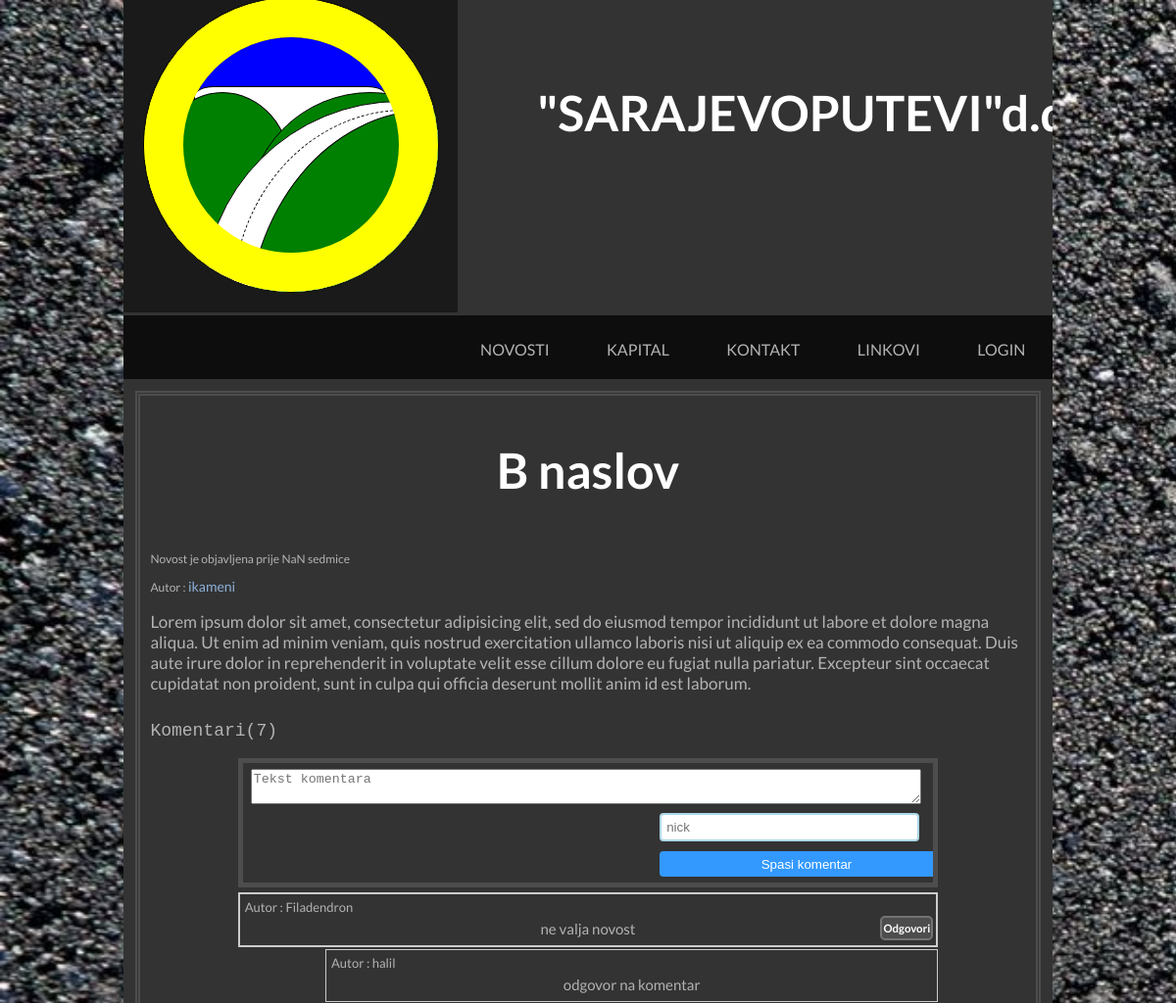
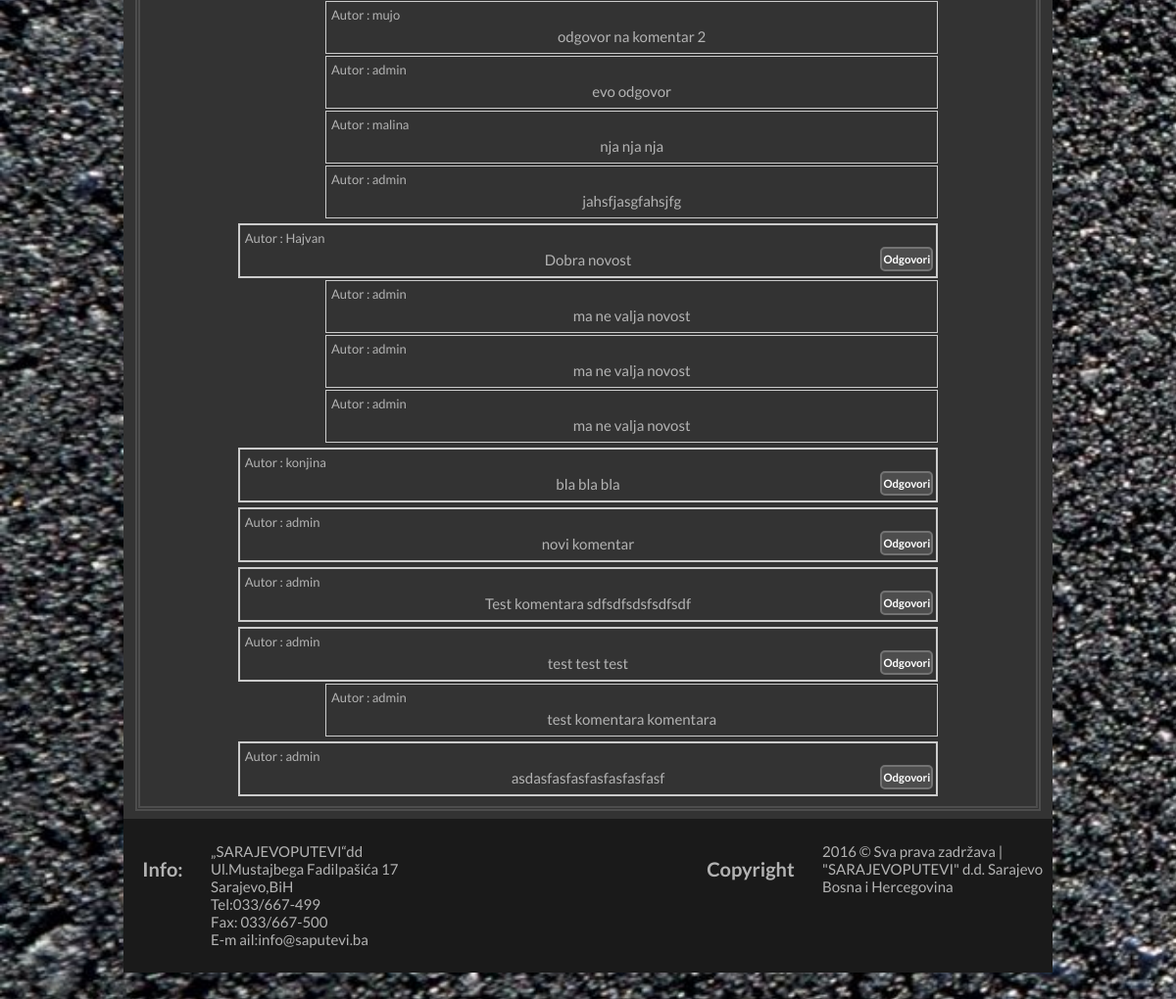
Page /NovostDetaljno.php?id=1 on the committed database (2 pictures, top to bottom).
### tables this page shows
CREATE TABLE IF NOT EXISTS `novosti` (
  `id` int(11) NOT NULL AUTO_INCREMENT,
  `naslov` varchar(100) NOT NULL,
  `tekst` text NOT NULL,
  `datumobjave` varchar(100) NOT NULL,
  `autor_id` int(11) NOT NULL,
  `dvoslovnikod` varchar(100) NOT NULL,
  `telefonskibroj` varchar(100) NOT NULL,
  `otvorena` varchar(50) NOT NULL,
  PRIMARY KEY (`id`),
  KEY `autor_id` (`autor_id`)
);

CREATE TABLE IF NOT EXISTS `users` (
  `id` int(11) NOT NULL AUTO_INCREMENT,
  `username` varchar(100) NOT NULL,
  `password` varchar(100) NOT NULL,
  `status` varchar(100) NOT NULL,
  PRIMARY KEY (`id`)
);

CREATE TABLE IF NOT EXISTS `komentari` (
  `id` int(11) NOT NULL AUTO_INCREMENT,
  `id_novosti` int(11) NOT NULL,
  `autor` varchar(100) NOT NULL,
  `tekst` text NOT NULL,
  PRIMARY KEY (`id`),
  KEY `id_novosti` (`id_novosti`)
);

CREATE TABLE IF NOT EXISTS `komentarikomentara` (
  `id` int(11) NOT NULL AUTO_INCREMENT,
  `id_komentara` int(11) NOT NULL,
  `autor` varchar(100) NOT NULL,
  `tekst` text NOT NULL,
  PRIMARY KEY (`id`),
  KEY `id_komentara` (`id_komentara`)
);

### NovostDetaljno.php (the view, shortened to what this page needs)
<!DOCTYPE html>
<html>
<head>
	<link rel="stylesheet" type="text/css" href="stil1.css">
</head>
<body onload="Racunaj2();">
	<div class="Gore">
		<div class="Logo">
			<div class="KrugVanjski">
				<div class="TravaLijevo"></div>
				<div class="TravaPreko"></div>
				<div class="Providni"></div>
			</div>
		</div>
		<div class="Naslov">
			<h1>"SARAJEVOPUTEVI"d.d.</h1>
		</div>
	</div>
	<div class="meni">
		<ul class="lista">
			<li class="nav"><a href="prva.php">NOVOSTI</a></li>
			<li class="nav"><a href="Tabela.php">KAPITAL</a></li>
			<li class="nav"><a href="KontaktForma.php">KONTAKT</a></li>
			<li class="nav"><a href="Linkovi.php">LINKOVI</a></li>
			<?php
				if (isset($_SESSION['username'])) {
					print '<li class="nav"><a href="Logout.php">LOGOUT</a></li>';
				}
				else{
					print '<li class="nav"><a href="Login.php">LOGIN</a></li>';
				}
			?>
		</ul>
	</div>
	<div class="Glavno">
		<div class="NovostDetaljno">
		<?php
			$veza = new PDO("mysql:dbname=saputevibaza;host=localhost;charset=utf8", "sapuser", "sapuser");
     		$veza->exec("set names utf8");
     		$upit1 = $veza->query("select naslov,tekst,datumobjave,autor_id,otvorena from novosti where id='".$_REQUEST['id']."'");
		     $novost=$upit1->fetch(PDO::FETCH_ASSOC);
		     $upit2 = $veza->query("select username from users where id='".$novost['autor_id']."'");
		     $autor=$upit2->fetch(PDO::FETCH_ASSOC);
		     print '<h1 class="Detaljno">'.$novost['naslov'].'</h1>';
		     print '<p class="ObjavljenoPrijeDetaljno">'.$novost['datumobjave'].'</p>';
		     print '<p class="AutorLink">Autor : <a class="AutorLink" href="prva.php?sort=autor&idautora='.$novost['autor_id'].'">'.$autor['username'].'</a></p>';
		     print '<p class="Detaljno">'.$novost['tekst'].'</p>';
		     if($novost['otvorena']=="1"){
		     	$komentari = $veza->query("select id,autor,tekst from komentari where id_novosti='".$_REQUEST['id']."'");
		     	$BrojKomantara=$veza->query("select count(id) as broj from komentari where id_novosti='".$_REQUEST['id']."'");
		     	$BKom=$BrojKomantara->fetch(PDO::FETCH_ASSOC);
			     print '<p class="BrojKomantara">Komentari('.$BKom['broj'].')</p>';
			     print '<div class="UnosKomentara">';
			     print '<form class="Komentar" name="FormaUnosKomentara" method="get" action="NovostDetaljno.php" >';
			     print '<textarea class="TextKomentara" name="TextKomentara" placeholder="Tekst komentara"></textarea>';
			     if (!isset($_SESSION['username'])) {
			     	print '<input class="nick" type="text" placeholder="nick" name="Autor">';
			     }
			     else{
			     	print '<input type="hidden" name="Autor" value="'.$_SESSION['username'].'" >';
			     }
			     print '<input class="DugmeKomentar" type="submit" name="SpasiKomentar" value ="Spasi komentar" >';
			     print '</form>';
			     print '</div>';
			     $brojac=1;
			     foreach($komentari as $komentar){
				     print '<div class="Komentar">';
				     print '<p class="AutorKomentara">Autor : '.$komentar['autor'].'</p>';
				     print '<p class="TekstKomentara">'.$komentar['tekst'].'</p>';
				     print '<h6 id="'.$brojac.'" class="buttonOdgovori" onclick="UcitajDiv(this);">Odgovori</h6>';
				     print '</div>';
				    $komentariKomentara = $veza->query("select id,autor,tekst from komentarikomentara where id_komentara='".$komentar['id']."'");
				     $brojac=$brojac+1;
				     foreach($komentariKomentara as $komentarKomentara){
					     print '<div class="KomentarKomentara">';
					     print '<p class="AutorKomentara">Autor : '.$komentarKomentara['autor'].'</p>';
					     print '<p class="TekstKomentara">'.$komentarKomentara['tekst'].'</p>';
					     print '</div>';
				 		}
				 }
			}
		?>
		</div>
	</div>
	<div class="Dno">
		<h3 class="lijevo">Info:</h3>
		<p class="Info">„SARAJEVOPUTEVI“dd <br> Ul.Mustajbega Fadilpašića 17<br>Sarajevo,BiH<br>Tel:033/667-499<br>Fax: 033/667-500<br>E-m
		ail:info@saputevi.ba</p>
		<p class="cpr">2016 © Sva prava zadržava |<br> "SARAJEVOPUTEVI" d.d. Sarajevo <br>Bosna i Hercegovina</p>
		<h3 class="desno">Copyright</h3>
	</div>
</body>
</html>

### stil1.css (style rules this page uses)
body { background-image: url("Slike/Black-Road-Asphalt-Texture.jpg"); background-size: cover; background-attachment: fixed; }
div.meni { background-color: #0d0d0d; margin-right: 10%; margin-left: 10%; margin-top: -2.6%; overflow: hidden; }
li.nav { color: #b3b3b3; display: inline; padding: 3%; font-family: Lato; }
a { text-decoration: none; }
ul.lista { list-style-type: none; text-align: right; padding-top:1%; padding-bottom:2%; }
div.Gore { margin-top: -40px; margin-right: 10%; margin-left: 10%; background-color: #333333; overflow: hidden; padding-bottom:34px; padding-top:10px; }
div.Logo { background-color: #1a1a1a; padding:1%; float: left; }
div.Naslov { background-color: #333333; float: right; }
h1 { color: white; font-size: 50px; padding: 13.3% 5%; font-family: Lato; }
div.Glavno { margin-right: 10%; margin-left: 10%; background-color: #333333; margin-top:-1.3%; padding: 10px; padding-bottom: 20px; overflow: hidden; }
div.Dno { overflow:hidden; margin-right: 10%; margin-left: 10%; background-color: #1a1a1a; margin-top: -1.2%; }
p.Info { font-family: Lato; font-size: 15px; color: #b3b3b3; padding: 1%; float:left; }
p.cpr { font-family: Lato; font-size: 15px; color: #b3b3b3; padding: 1%; float: right; }
h3.lijevo { font-family: Lato; font-size: 20px; color: #b3b3b3; padding: 2%; padding-bottom: 0px; float:left; }
h3.desno { font-family: Lato; font-size: 20px; color: #b3b3b3; padding: 2%; padding-bottom: 0px; float:right; }
form { margin-right: 10%; margin-left:10%; padding: 3%; padding-bottom: 5%; font-family: Lato; font-size: 15px; color: #b3b3b3; }
input { margin:1%; -webkit-transition: width 0.4s ease-in-out; transition: width 0.4s ease-in-out; border: 2px solid lightblue; border-radius: 4px; padding: 1%; width: 300px; }
li>a { color: #b3b3b3; }
div.KrugVanjski { height: 300px; width: 300px; background: yellow; position: relative; border-radius:50%; border: 1px solid black; overflow: hidden; margin:10px; }
div.TravaLijevo { height: 161px; width: 140px; background: green; position: absolute; border-radius:50%; border: 1px solid black; top:32%; left:3%; }
div.TravaPreko { height: 450px; width:370px; background: green; position: absolute; border-radius:50%; border:1px solid black; top:38%; left: 35%; overflow: hidden; }
div.Providni { height: 220px; width: 220px; background: transparent; position: absolute; border-radius:50%; border: 40px solid yellow; }
div.NovostDetaljno { border:5px double #4d4d4d; margin: 2px; color: #b3b3b3; font-family: Lato; font-size: 17px; padding: 10px; }
h1.Detaljno { text-align: center; padding-top: 2px; padding-bottom: 20px; }
p.ObjavljenoPrijeDetaljno { font-size: 12px; }
a.AutorLink { color: #8cb1d9; font-size: 14px; }
p.AutorLink { font-size:12px; }
p.BrojKomantara { font-size: 18px; font-family: Courier; }
div.UnosKomentara { border:5px solid #4d4d4d ; margin-left: 10%; margin-right: 10%; overflow:hidden; }
textarea.TextKomentara { margin-top: -15px; width: 130%; margin-left: -16%; margin-right: -16%; }
input.DugmeKomentar { background-color: #3399ff; border: none; border-radius: 4px; color: white; position: right; margin-left: 64%; }
form.Komentar { padding-bottom: 1px; }
div.Komentar { margin-top: 5px; border:2px solid #cccccc ; margin-left: 10%; margin-right: 10%; }
p.TekstKomentara { font-size: 15px; margin:8px; text-align: center; margin-top: 1px; }
p.AutorKomentara { margin: 5px; font-size: 13px; }
input.nick { position: right; margin-left: 64%; width: 48%; }
div.KomentarKomentara { margin-top: 2px; margin-bottom: 1px; border:1px solid #cccccc ; margin-left: 20%; margin-right: 10%; }
h6.buttonOdgovori { buttonBrisanjeKomentara display: inline-block; font-family: Lato; color: white; padding-left: 1px; padding-right: 1px; padding-top: 4px; padding-bottom: 4px; margin-top: -30px; margin-bottom: 2px; margin-right: 3px; background-color: #4d4d4d; border-radius: 5px; float:right; border:2px solid #737373; }
p.Detaljno { padding-bottom: 10px; }

### rows in the picture
novosti: naslov "B naslov", tekst "Lorem ipsum dolor sit amet, consectetur adipisicing elit, sed do eiusmod tempor incididunt ut labore et dolore magna aliqua. Ut enim ad minim veniam, quis nostrud exercitation ullamco laboris nisi ut aliquip ex ea commodo consequat. Duis aute irure dolor in reprehenderit in voluptate velit esse cillum dolore eu fugiat nulla pariatur. Excepteur sint occaecat cupidatat non proident, sunt in culpa qui officia deserunt mollit anim id est laborum."
users: username "ikameni"
komentari: autor "Filadendron", tekst "ne valja novost"
komentarikomentara: autor "halil", tekst "odgovor na komentar"
komentarikomentara: autor "mujo", tekst "odgovor na komentar 2"
komentarikomentara: autor "admin", tekst "evo odgovor"
komentarikomentara: autor "malina", tekst "nja nja nja"
komentarikomentara: autor "admin", tekst "jahsfjasgfahsjfg"
komentari: autor "Hajvan", tekst "Dobra novost"
komentarikomentara: autor "admin", tekst "ma ne valja novost"
komentarikomentara: autor "admin", tekst "ma ne valja novost"
komentarikomentara: autor "admin", tekst "ma ne valja novost"
komentari: autor "konjina", tekst "bla bla bla"
komentari: autor "admin", tekst "novi komentar"
komentari: autor "admin", tekst "Test komentara sdfsdfsdsfsdfsdf"
komentari: autor "admin", tekst "test test test"
komentarikomentara: autor "admin", tekst "test komentara komentara"
komentari: autor "admin", tekst "asdasfasfasfasfasfasfasf"

### other values in the picture
$BKom['broj'] "7"
